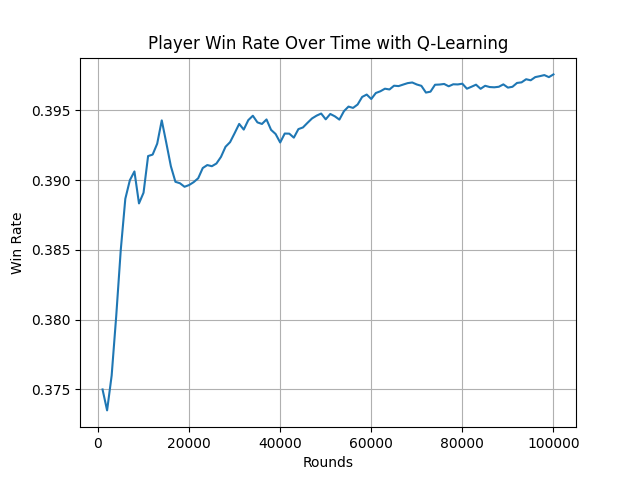

Reproduce this figure in Python.
import random
from collections import defaultdict
import matplotlib.pyplot as plt


class Deck:
    def __init__(self):  #                       10  J   Q   K
        self.cards = [1, 2, 3, 4, 5, 6, 7, 8, 9, 10, 10, 10, 10] * 4
        self.shuffle()

    def shuffle(self):
        random.shuffle(self.cards)

    def draw_card(self):
        if len(self.cards) == 0:
            self.reset_deck()
        return self.cards.pop()

    def reset_deck(self):   #                    10  J   Q   K
        self.cards = [1, 2, 3, 4, 5, 6, 7, 8, 9, 10, 10, 10, 10] * 4
        self.shuffle()


class Hand:
    def __init__(self):
        self.cards = []

    def add_card(self, card):
        self.cards.append(card)

    def get_total(self):
        total = sum(self.cards)
        if 1 in self.cards and total + 10 <= 21:
            return total + 10, True
        return total, False

    def is_bust(self):
        total, _ = self.get_total()
        return total > 21

    def reset(self):
        self.cards = []


class BlackjackGame:
    def __init__(self):
        self.deck = Deck()
        self.player_hand = Hand()
        self.dealer_hand = Hand()

    def deal_initial_cards(self):
        self.player_hand.add_card(self.deck.draw_card())
        self.player_hand.add_card(self.deck.draw_card())
        self.dealer_hand.add_card(self.deck.draw_card())
        self.dealer_hand.add_card(self.deck.draw_card())

    def get_state(self):
        player_total, usable_ace = self.player_hand.get_total()
        dealer_visible_card = self.dealer_hand.cards[0]
        return (player_total, dealer_visible_card, usable_ace)

    def player_action(self, action):
        if action == 1:
            self.player_hand.add_card(self.deck.draw_card())
            if self.player_hand.is_bust():
                return -1  # Player busts
        return 0  # Game continues

    def dealer_policy(self):
        total, _ = self.dealer_hand.get_total()
        while total < 17:
            self.dealer_hand.add_card(self.deck.draw_card())
            total, _ = self.dealer_hand.get_total()
        return total

    def play_round(self, agent):
        self.deal_initial_cards()
        episode = []  # Collects states and actions

        # Choose the initial action
        state = self.get_state()
        action = agent.choose_action(state)
        episode.append((state, action))

        while True:
            result = self.player_action(action)

            # If player busts, end the game
            if result == -1:
                return -1, episode  # Player busts

            # Player sticks
            if action == 0:
                break

            # Get new state and choose the next action
            state = self.get_state()
            action = agent.choose_action(state)
            episode.append((state, action))

        dealer_total = self.dealer_policy()
        player_total, _ = self.player_hand.get_total()

        if dealer_total > 21 or player_total > dealer_total:
            return 1, episode  # Player wins
        elif player_total == dealer_total:
            return 0, episode  # Draw
        else:
            return -1, episode  # Dealer wins

    def reset(self):
        self.player_hand.reset()
        self.dealer_hand.reset()
        self.deck.reset_deck()


class QLearningAgent:
    def __init__(self, alpha=0.1, gamma=0.9):
        self.Q = defaultdict(list)  # Holds Q-values
        self.alpha = alpha  # Learning rate
        self.gamma = gamma  # Discount factor
        self.epsilon = 0.1  # Exploration rate

    def initialize_state(self, state):
        if state not in self.Q:
            self.Q[state] = [0.0, 0.0]  # Initialize Q-values for hit (1) and stick (0)

    def choose_action(self, state):
        self.initialize_state(state)  # Ensure the state exists in Q
        if random.uniform(0, 1) < self.epsilon:
            return random.choice([0, 1])  # Explore: choose a random action
        else:
            return 0 if self.Q[state][0] >= self.Q[state][1] else 1  # Exploit: pick the best action

    def update_Q(self, episode, reward):
        for t in range(len(episode) - 1):
            state, action = episode[t]
            next_state, _ = episode[t + 1]  # We don't need next_action in Q-learning

            self.initialize_state(next_state)  # Ensure the next state is initialized

            # Q-learning update rule
            max_next_Q = max(self.Q[next_state])  # Maximum Q-value for next state
            self.Q[state][action] += self.alpha * (reward + self.gamma * max_next_Q - self.Q[state][action])

        # Final state update
        last_state, last_action = episode[-1]
        self.Q[last_state][last_action] += self.alpha * (reward - self.Q[last_state][last_action])


if __name__ == "__main__":
    game = BlackjackGame()
    agent = QLearningAgent()
    rounds = 100000

    player_wins, dealer_wins, draws = 0, 0, 0
    win_rate_history = []

    for i in range(rounds):
        result, episode = game.play_round(agent)
        if result == 1:
            player_wins += 1
        elif result == -1:
            dealer_wins += 1
        else:
            draws += 1

        agent.update_Q(episode, result)
        game.reset()

        # Record the win rate every 1000 rounds
        if (i + 1) % 1000 == 0:
            win_rate = player_wins / (i + 1)
            win_rate_history.append(win_rate)

    # Plot the win rate over time
    plt.plot(range(1000, rounds + 1, 1000), win_rate_history)
    plt.xlabel('Rounds')
    plt.ylabel('Win Rate')
    plt.title('Player Win Rate Over Time with Q-Learning')
    plt.grid()
    plt.savefig("blackjack_q.png")
